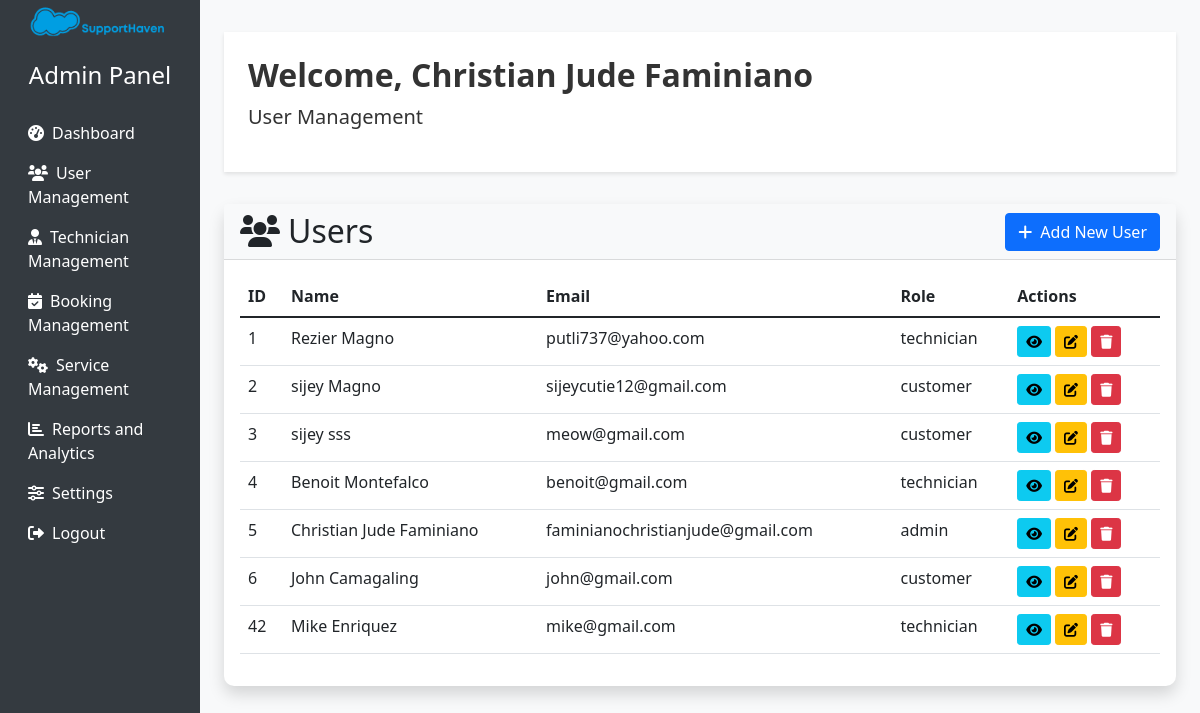
Before: /admin/users.php (signed in) with the older database file.
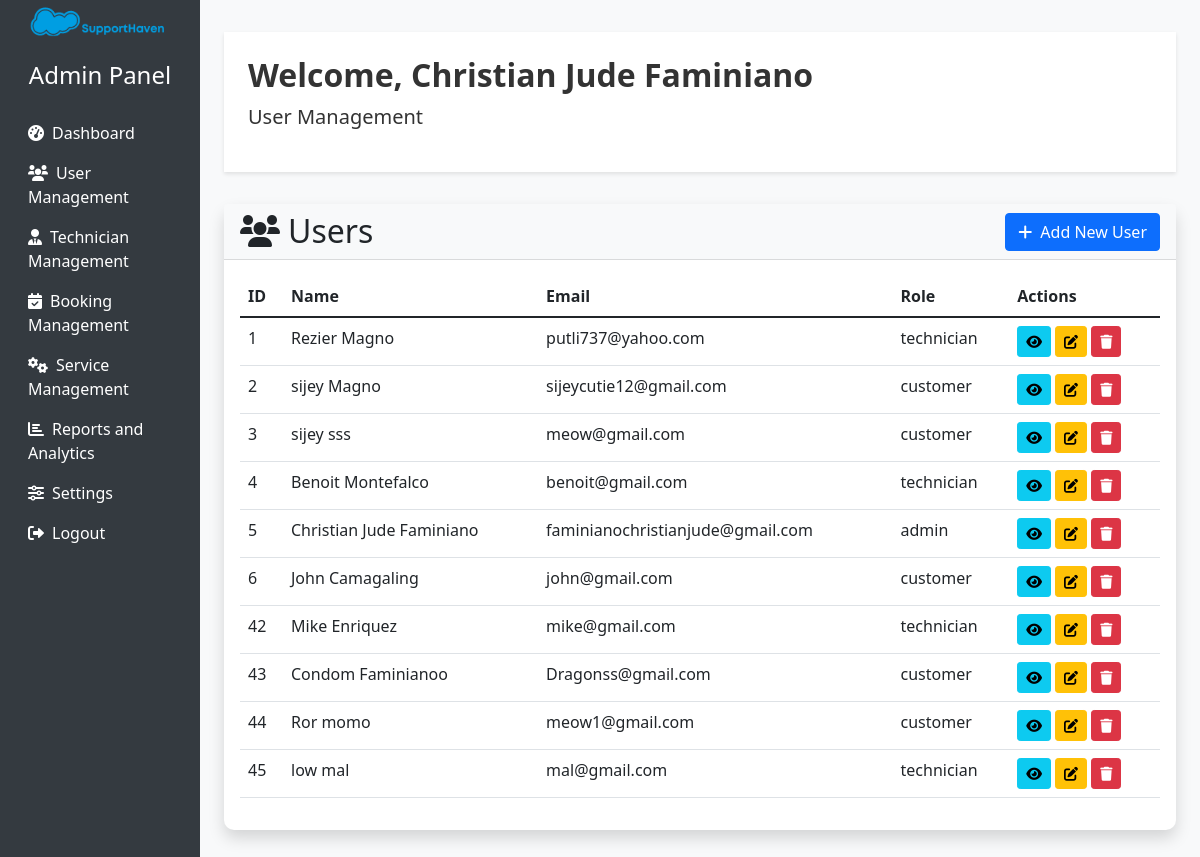
After: the same page with the newer database file.
### tables this page shows
CREATE TABLE `users` (
  `id` int(11) NOT NULL,
  `firstname` varchar(50) NOT NULL,
  `lastname` varchar(50) NOT NULL,
  `email` varchar(100) NOT NULL,
  `password` varchar(255) NOT NULL,
  `created_at` timestamp NOT NULL DEFAULT current_timestamp(),
  `user_role_id` int(11) NOT NULL,
  `auth_provider` enum('local','google','facebook') DEFAULT 'local',
  `oauth_id` varchar(255) DEFAULT NULL
);

CREATE TABLE `user_roles` (
  `id` int(11) NOT NULL,
  `role_name` varchar(50) NOT NULL
);

### admin/users.php (the view, shortened to what the changed rows need)
<?php
$database = new Connection();
$db = $database->getConnection();
$action = $_GET['action'] ?? 'list';
switch ($action) {
    default:
        $search = isset($_GET['search']) ? $_GET['search'] : '';
        $page = isset($_GET['page']) ? (int)$_GET['page'] : 1;
        $perPage = 10;
        $query = "SELECT u.id, u.firstName, u.lastName, u.email, u.user_role_id, ur.role_name
                  FROM users u
                  LEFT JOIN user_roles ur ON u.user_role_id = ur.id
                  WHERE u.firstName LIKE :search OR u.lastName LIKE :search OR u.email LIKE :search";
        $offset = ($page - 1) * $perPage;
        $query .= " LIMIT :offset, :perPage";
        $stmt = $db->prepare($query);
        $stmt->bindValue(':search', "%$search%", PDO::PARAM_STR);
        $stmt->bindValue(':offset', $offset, PDO::PARAM_INT);
        $stmt->bindValue(':perPage', $perPage, PDO::PARAM_INT);
        $stmt->execute();
        $users = $stmt->fetchAll(PDO::FETCH_ASSOC);
        break;
}
$adminName = '';
if (isset($_SESSION['user_id'])) {
    $query = "SELECT firstName, lastName FROM users WHERE id = :user_id";
    $stmt = $db->prepare($query);
    $stmt->bindParam(':user_id', $_SESSION['user_id']);
    $stmt->execute();
    $result = $stmt->fetch(PDO::FETCH_ASSOC);
    if ($result) {
        $adminName = htmlspecialchars($result['firstName'] . ' ' . $result['lastName']);
    }
}
?>
<!DOCTYPE html>
<html lang="en">
<head>
    <link href="https://cdn.jsdelivr.net/npm/bootstrap@5.1.3/dist/css/bootstrap.min.css" rel="stylesheet">
    <link href="https://cdnjs.cloudflare.com/ajax/libs/font-awesome/6.0.0-beta3/css/all.min.css" rel="stylesheet">
</head>
<body>
    <div class="container-fluid">
        <div class="row">
            <main role="main" class="col-md-9 ml-sm-auto col-lg-10 px-md-4 main-content">
                <div class="admin-header p-4">
                    <h2 class="display-9 fw-bold">Welcome, <?php echo $adminName ? $adminName : 'Admin'; ?></h2>
                    <p class="lead">User Management</p>
                </div>
                <?php if ($action === 'list'): ?>
                    <div class="card mb-4">
                        <div class="card-header bg-light d-flex justify-content-between align-items-center">
                            <h2 class="mb-0"><i class="fas fa-users me-2"></i>Users</h2>
                        </div>
                        <div class="card-body">
                            <div class="table-responsive">
                                <table class="table table-hover">
                                    <thead>
                                        <tr>
                                            <th>ID</th>
                                            <th>Name</th>
                                            <th>Email</th>
                                            <th>Role</th>
                                            <th>Actions</th>
                                        </tr>
                                    </thead>
                                    <tbody>
                                        <?php foreach ($users as $user): ?>
                                        <tr>
                                            <td><?php echo htmlspecialchars($user['id']); ?></td>
                                            <td><?php echo htmlspecialchars($user['firstName']) . ' ' . htmlspecialchars($user['lastName']); ?></td>
                                            <td><?php echo htmlspecialchars($user['email']); ?></td>
                                            <td><?php echo htmlspecialchars($user['role_name']); ?></td>
                                            <td>
                                                <a href="?action=view&id=<?php echo $user['id']; ?>" class="btn btn-sm btn-info"><i class="fas fa-eye"></i></a>
                                                <a href="?action=edit&id=<?php echo $user['id']; ?>" class="btn btn-sm btn-warning"><i class="fas fa-edit"></i></a>
                                                <a href="?action=delete&id=<?php echo $user['id']; ?>" class="btn btn-sm btn-danger" onclick="return confirm('Are you sure you want to delete this user?');"><i class="fas fa-trash"></i></a>
                                            </td>
                                        </tr>
                                        <?php endforeach; ?>
                                    </tbody>
                                </table>
                            </div>
                        </div>
                    </div>
                <?php endif; ?>
            </main>
        </div>
    </div>
</body>
</html>

Changed rows visible on the page:
added users: id "43", firstname "Condom", lastname "Faminianoo", email "Dragonss@gmail.com", user_role.role_name "customer"
added users: id "44", firstname "Ror", lastname "momo", email "meow1@gmail.com", user_role.role_name "customer"
added users: id "45", firstname "low", lastname "mal", email "mal@gmail.com", user_role.role_name "technician"
